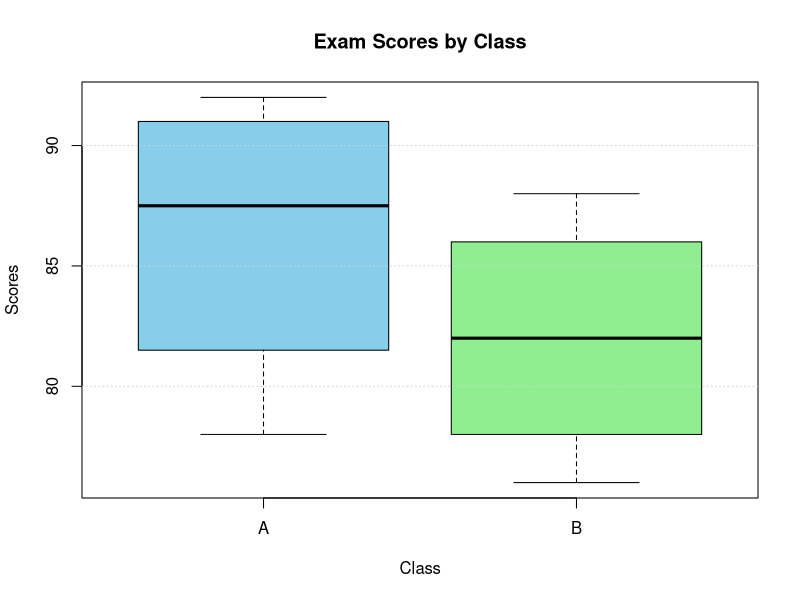

This figure's R source:
# Create the dataset
class <- c(rep("A", 4), rep("B", 4))
scores <- c(85, 90, 78, 92, 88, 76, 80, 84)

# Create a data frame
data <- data.frame(Class = class, Scores = scores)

# Plot the box plot
boxplot(Scores ~ Class, data = data,
        main = "Exam Scores by Class",
        xlab = "Class",
        ylab = "Scores",
        col = c("skyblue", "lightgreen"))

# Add a grid
grid(nx = NA, ny = NULL) # Only horizontal grid lines
